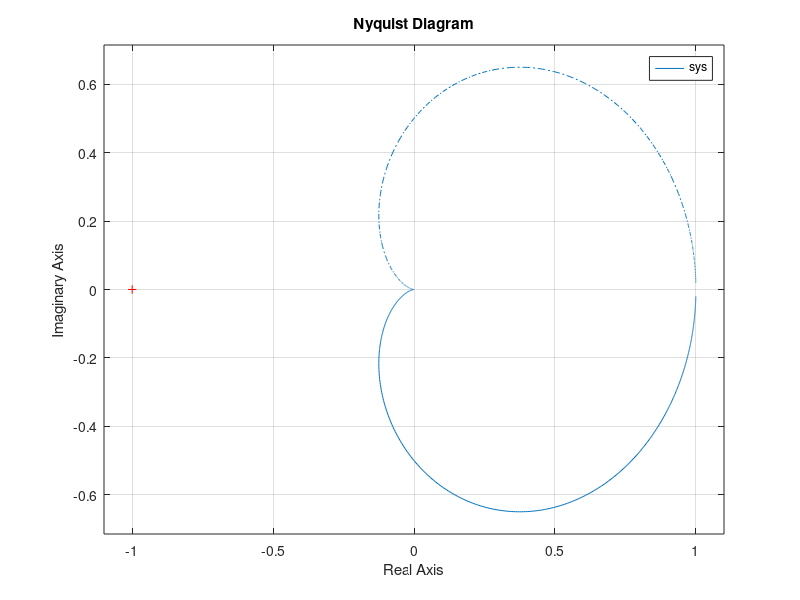
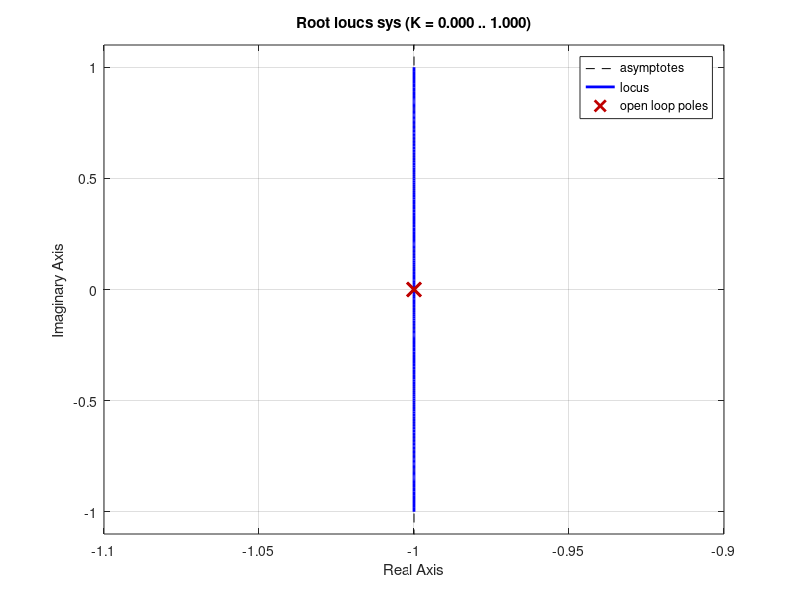

The MATLAB script that drew these images, in order:
%plot nyquist diagram
clear
clc

s=tf('s');
sys=(1)/(s+1)^2;
% sys = tf(num,den);

figure(1)
nyquist(sys);
figure(2)
rlocus(sys);
% figure(3)
% bode(sys);
